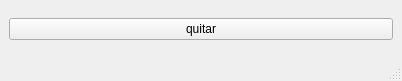
<?xml version="1.0" encoding="UTF-8"?>
<ui version="4.0">
 <class>MainWindow</class>
 <widget class="QMainWindow" name="MainWindow">
  <property name="geometry">
   <rect>
    <x>0</x>
    <y>0</y>
    <width>402</width>
    <height>81</height>
   </rect>
  </property>
  <property name="windowTitle">
   <string>MainWindow</string>
  </property>
  <widget class="QWidget" name="centralwidget">
   <layout class="QGridLayout" name="gridLayout">
    <item row="0" column="0">
     <widget class="QPushButton" name="quitar">
      <property name="text">
       <string>quitar</string>
      </property>
     </widget>
    </item>
   </layout>
  </widget>
  <widget class="QMenuBar" name="menubar">
   <property name="geometry">
    <rect>
     <x>0</x>
     <y>0</y>
     <width>402</width>
     <height>20</height>
    </rect>
   </property>
  </widget>
  <widget class="QStatusBar" name="statusbar"/>
 </widget>
 <resources/>
 <connections/>
</ui>
